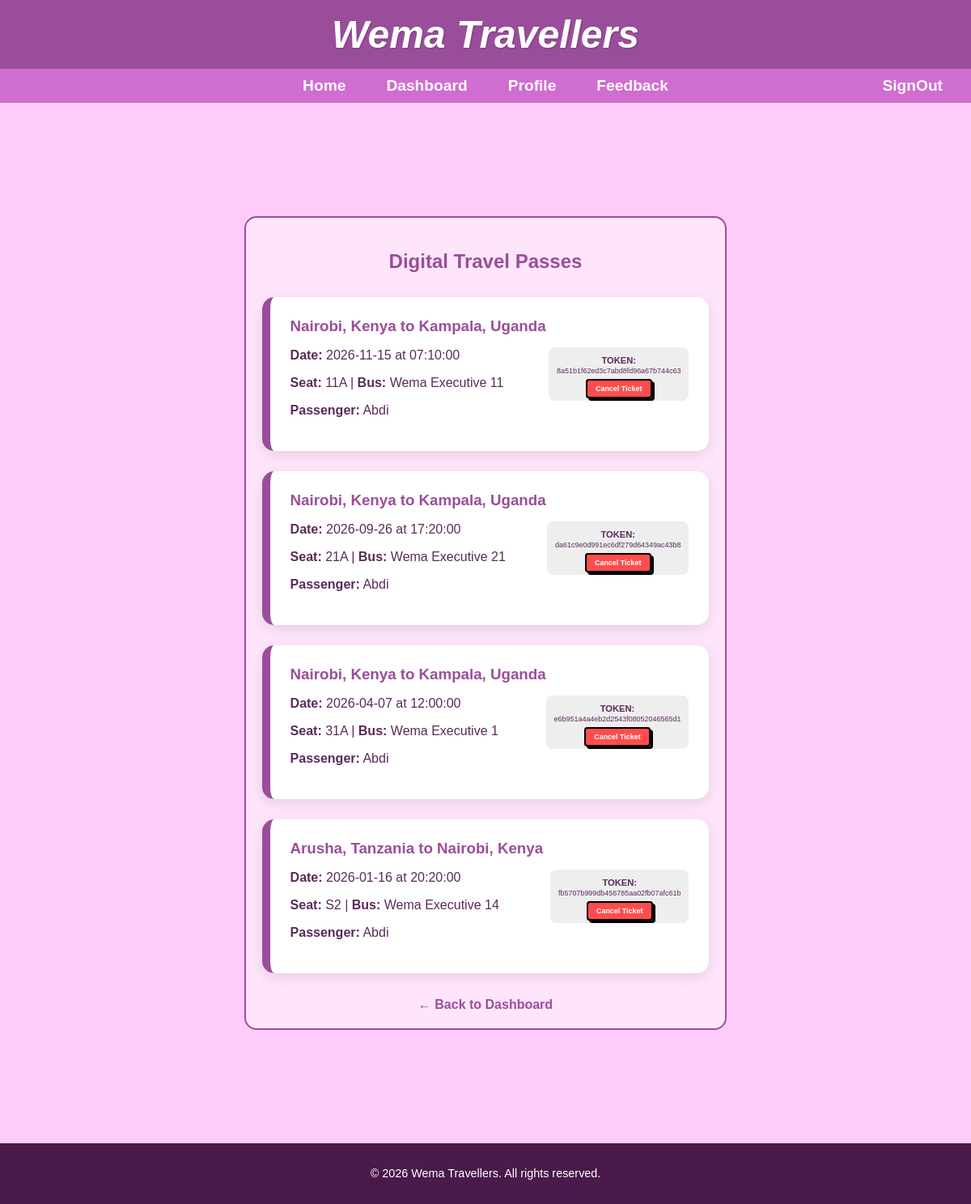
The app's page /pages/view_tickets.php (signed in) with its own data.
### tables this page shows
CREATE TABLE `bookings` (
  `booking_id` int(11) NOT NULL AUTO_INCREMENT,
  `booking_time` datetime NOT NULL DEFAULT current_timestamp(),
  `seat_number` varchar(10) NOT NULL,
  `booking_status` enum('CONFIRMED','CANCELLED','PAID','CHECKED_IN') DEFAULT 'PAID',
  `qr_token` varchar(255) DEFAULT NULL,
  `user_id` int(11) NOT NULL,
  `route_id` int(11) NOT NULL,
  `bus_id` int(11) NOT NULL,
  `passenger_name` varchar(255) NOT NULL DEFAULT '',
  `passenger_age` int(11) NOT NULL DEFAULT 0,
  `passenger_id_number` varchar(50) NOT NULL DEFAULT '',
  PRIMARY KEY (`booking_id`),
  UNIQUE KEY `unique_booking` (`route_id`,`seat_number`),
  KEY `user_id` (`user_id`),
  KEY `bus_id` (`bus_id`),
  CONSTRAINT `bookings_ibfk_1` FOREIGN KEY (`user_id`) REFERENCES `users` (`user_id`),
  CONSTRAINT `bookings_ibfk_2` FOREIGN KEY (`route_id`) REFERENCES `routes` (`route_id`) ON DELETE CASCADE,
  CONSTRAINT `bookings_ibfk_3` FOREIGN KEY (`bus_id`) REFERENCES `buses` (`bus_id`)
);

CREATE TABLE `routes` (
  `route_id` int(11) NOT NULL AUTO_INCREMENT,
  `from_location` varchar(100) NOT NULL,
  `to_location` varchar(100) NOT NULL,
  `departure_date` date NOT NULL,
  `departure_time` time NOT NULL,
  `cost` decimal(10,2) NOT NULL,
  `bus_id` int(11) NOT NULL,
  `status` enum('SCHEDULED','COMPLETED','CANCELLED') DEFAULT 'SCHEDULED',
  PRIMARY KEY (`route_id`),
  KEY `bus_id` (`bus_id`),
  CONSTRAINT `routes_ibfk_1` FOREIGN KEY (`bus_id`) REFERENCES `buses` (`bus_id`)
);

CREATE TABLE `buses` (
  `bus_id` int(11) NOT NULL AUTO_INCREMENT,
  `reg_no` varchar(20) NOT NULL,
  `bus_name` varchar(50) DEFAULT NULL,
  `max_passengers` int(11) NOT NULL,
  `seat_layout` varchar(20) NOT NULL,
  `driver_id` int(11) DEFAULT NULL,
  PRIMARY KEY (`bus_id`),
  UNIQUE KEY `reg_no` (`reg_no`),
  KEY `driver_id` (`driver_id`),
  CONSTRAINT `buses_ibfk_1` FOREIGN KEY (`driver_id`) REFERENCES `drivers` (`driver_id`) ON DELETE SET NULL
);

### pages/view_tickets.php (the view, shortened to what this page needs)
<?php
require_once 'db_connection.php';
$user_id = $_SESSION['user_id'];
$sql = "SELECT b.*, r.from_location, r.to_location, r.departure_date, r.departure_time, bs.bus_name
        FROM bookings b
        JOIN routes r ON b.route_id = r.route_id
        JOIN buses bs ON b.bus_id = bs.bus_id
        WHERE b.user_id = ? AND b.booking_status = 'PAID'
        ORDER BY r.departure_date DESC";
$stmt = $conn->prepare($sql);
$stmt->bind_param("i", $user_id);
$stmt->execute();
$result = $stmt->get_result();
?>
<!DOCTYPE html>
<html lang="en">
<head>
    <link rel="stylesheet" href="css/main.css">
    <link rel="stylesheet" href="css/style.css">
</head>
<body>
    <div style="height: 100px;"></div>
    <div class="ticket-container">
        <h2 style="text-align:center; color: var(--purple); margin-bottom: 30px;">Digital Travel Passes</h2>
        <?php if ($result->num_rows > 0): ?>
            <?php while($ticket = $result->fetch_assoc()): ?>
                <div class="ticket-card">
                    <div class="ticket-info">
                        <h3><?= htmlspecialchars($ticket['from_location']) ?> to <?= htmlspecialchars($ticket['to_location']) ?></h3>
                        <p><strong>Date:</strong> <?= $ticket['departure_date'] ?> at <?= $ticket['departure_time'] ?></p>
                        <p><strong>Seat:</strong> <?= $ticket['seat_number'] ?> | <strong>Bus:</strong> <?= htmlspecialchars($ticket['bus_name']) ?></p>
                        <p><strong>Passenger:</strong> <?= htmlspecialchars($ticket['passenger_name'] ?: $_SESSION['name']) ?></p>
                    </div>
                    <div class="ticket-qr">
                        <strong>TOKEN:</strong><br>
                        <span style="font-size: 0.8em; word-break: break-all;"><?= $ticket['qr_token'] ?></span>
                        <div style="margin-top: 10px;">
                            <a href="user_cancel_ticket.php?booking_id=<?= $ticket['booking_id'] ?>"
                               class="button"
                               style="background-color: #ff4d4d; color: white; padding: 5px 10px; text-decoration: none; border-radius: 4px; font-size: 0.8em;"
                               onclick="return confirm('Are you sure you want to cancel this ticket? You might not be able to undo this.')">
                               Cancel Ticket
                            </a>
                        </div>
                    </div>
                </div>
            <?php endwhile; ?>
        <?php endif; ?>
        <a href="dashboard.php" style="display:block; text-align:center; margin-top:30px; color:var(--purple); font-weight:bold; text-decoration:none;">← Back to Dashboard</a>
    </div>
    <div style="height: 100px;"></div>
</body>
</html>

### pages/css/main.css (style rules this page uses)
:root { --header-bg: #9a4d9a; --nav-bg: #d06dd0; --body-bg: #ffccf9; --input-bg: #ffe6ff; --text-color: #5a2a5a; --button-color: #ff9999; --button-border: #000000; --purple: #9a4d9a; --pink: #d06dd0; }
body { margin: 0; padding: 0; font-family: 'Comic Sans MS', 'Chalkboard SE', sans-serif; background-color: var(--body-bg); color: var(--text-color); }
.button, button { background-color: var(--button-color); color: black; padding: 12px 20px; margin: 10px 0; border: 2px solid var(--button-border); border-radius: 25px; cursor: pointer; width: 100%; font-size: 1.1rem; font-weight: bold; box-shadow: 3px 3px 0px rgba(0, 0, 0, 1); transition: transform 0.1s, box-shadow 0.1s; }
a { color: var(--header-bg); text-decoration: none; }

### pages/css/style.css (style rules this page uses)
body { background-color: var(--body-bg); color: var(--text-color); display: flex; flex-direction: column; min-height: 100vh; }
.view-container, .profile-container, .ticket-container { background: rgba(255, 255, 255, 0.5) !important; border: 2px solid var(--header-bg); border-radius: 15px; margin-bottom: 40px; }

### pages/view_tickets.php (style rules this page uses)
.ticket-container { max-width: 800px; margin: 40px auto; padding: 20px; }
.ticket-card { background: white; border-radius: 15px; padding: 25px; margin-bottom: 25px; display: flex; justify-content: space-between; align-items: center; box-shadow: 0 5px 15px rgba(0,0,0,0.1); border-left: 10px solid var(--purple); }
.ticket-info h3 { margin: 0; color: var(--purple); }
.ticket-qr { background: #eee; width: auto; padding: 10px; display: block; border-radius: 8px; font-size: 0.7em; text-align: center; }

### records on screen
bookings: route.from_location "Nairobi, Kenya", route.to_location "Kampala, Uganda", route.departure_date "2026-11-15", route.departure_time "07:10:00", seat_number "11A", bus.bus_name "Wema Executive 11", passenger_name "Abdi", qr_token "8a51b1f62ed3c7abd8fd96a67b744c63"
bookings: route.from_location "Nairobi, Kenya", route.to_location "Kampala, Uganda", route.departure_date "2026-09-26", route.departure_time "17:20:00", seat_number "21A", bus.bus_name "Wema Executive 21", passenger_name "Abdi", qr_token "da61c9e0d991ec6df279d64349ac43b8"
bookings: route.from_location "Nairobi, Kenya", route.to_location "Kampala, Uganda", route.departure_date "2026-04-07", route.departure_time "12:00:00", seat_number "31A", bus.bus_name "Wema Executive 1", passenger_name "Abdi", qr_token "e6b951a4a4eb2d2543f08052046565d1"
bookings: route.from_location "Arusha, Tanzania", route.to_location "Nairobi, Kenya", route.departure_date "2026-01-16", route.departure_time "20:20:00", seat_number "S2", bus.bus_name "Wema Executive 14", passenger_name "Abdi", qr_token "fb5707b999db456785aa02fb07afc61b"
